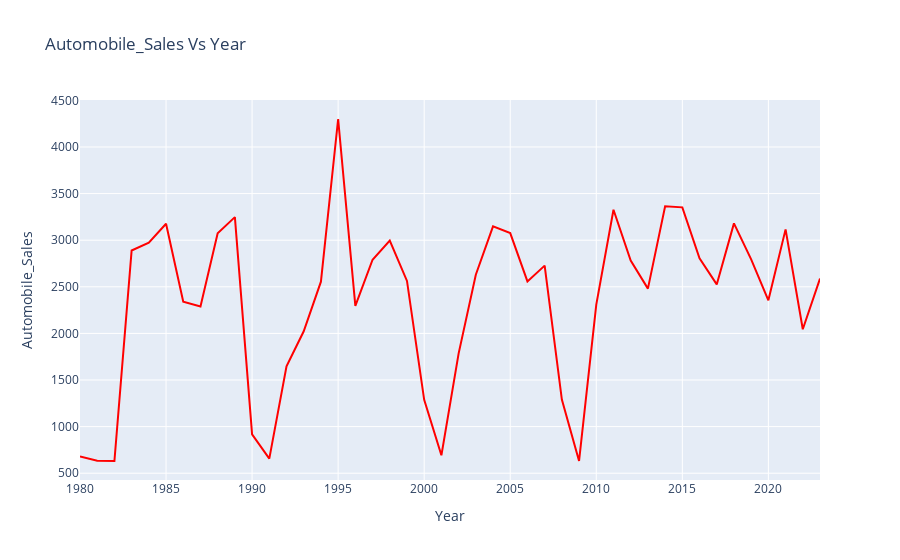

The code cell stored with this chart in its notebook:
### Code cell
fig=px.line(data_frame=df_new ,x=df_new.index , y=df_new.values , color_discrete_sequence=['red'] , title="Automobile_Sales Vs Year" ,labels=dict(x="Year" , y="Automobile_Sales"))
fig.show()

### Figure 1 — Plotly figure (JSON) as saved in the notebook; plotly's stock layout.template omitted (floating-point values rounded to 4 significant figures)
{"data": [{"hovertemplate": "Year=%{x}<br>Automobile_Sales=%{y}<extra></extra>", "legendgroup": "", "line": {"color": "red", "dash": "solid"}, "marker": {"symbol": "circle"}, "mode": "lines", "name": "", "orientation": "v", "showlegend": false, "type": "scatter", "x": [1980, 1981, 1982, 1983, 1984, 1985, 1986, 1987, 1988, 1989, 1990, 1991, 1992, 1993, 1994, 1995, 1996, 1997, 1998, 1999, 2000, 2001, 2002, 2003, 2004, 2005, 2006, 2007, 2008, 2009, 2010, 2011, 2012, 2013, 2014, 2015, 2016, 2017, 2018, 2019, 2020, 2021, 2022, 2023], "xaxis": "x", "y": [678.9, 633.4, 631.1, 2889.0, 2972.0, 3176.0, 2341.0, 2288.0, 3074.0, 3248.0, 917.3, 655.9, 1648.0, 2023.0, 2555.0, 4300.0, 2295.0, 2790.0, 2995.0, 2563.0, 1287.0, 692.1, 1783.0, 2629.0, 3149.0, 3077.0, 2558.0, 2727.0, 1290.0, 631.7, 2309.0, 3326.0, 2782.0, 2481.0, 3363.0, 3352.0, 2806.0, 2526.0, 3181.0, 2794.0, 2355.0, 3116.0, 2044.0, 2588.0], "yaxis": "y"}], "layout": {"legend": {"tracegroupgap": 0}, "title": {"text": "Automobile_Sales Vs Year"}, "xaxis": {"anchor": "y", "domain": [0, 1], "title": {"text": "Year"}}, "yaxis": {"anchor": "x", "domain": [0, 1], "title": {"text": "Automobile_Sales"}}}}
